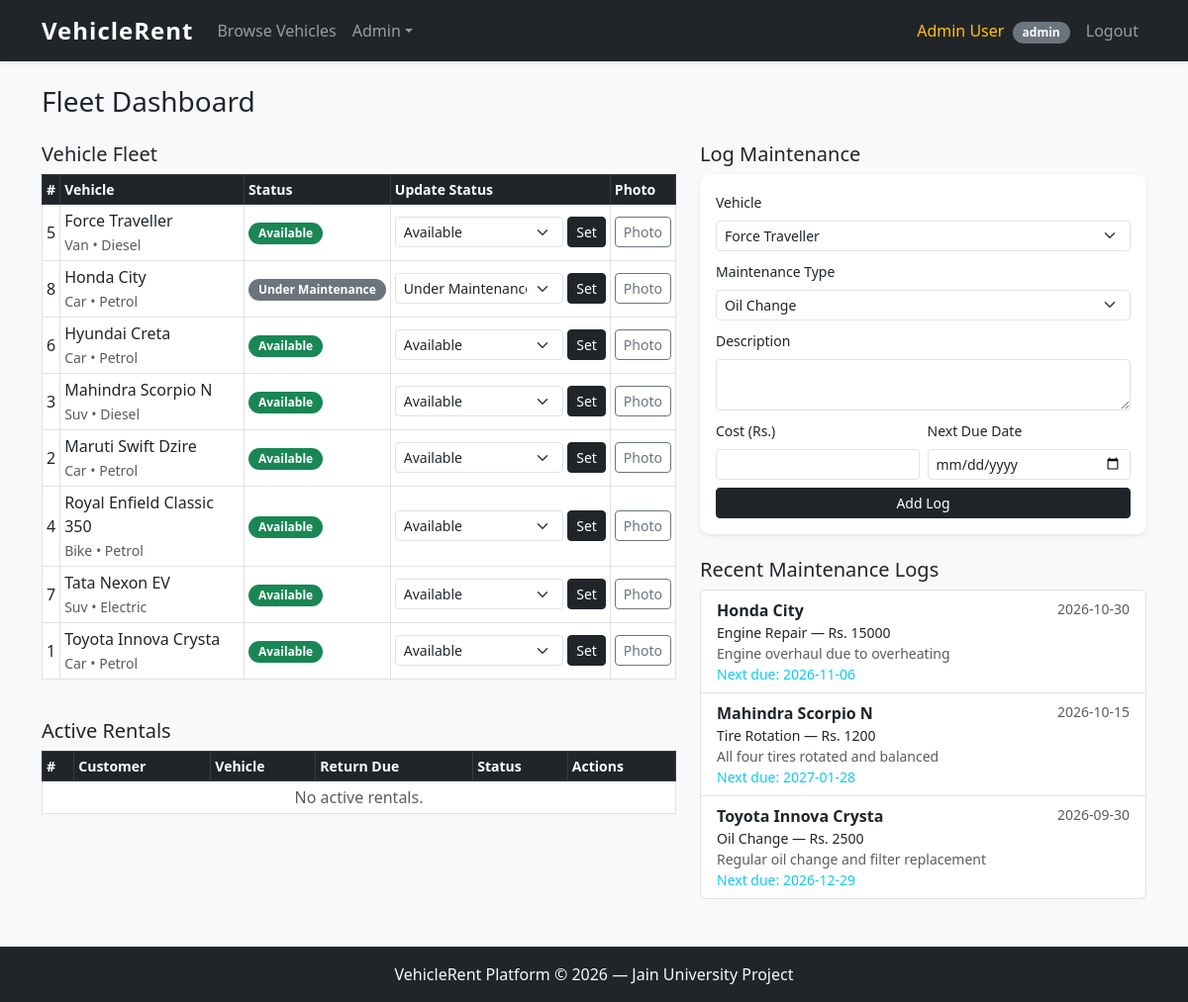
The page /fleet/dashboard (signed in) on the database its author committed.
### tables this page shows
CREATE TABLE vehicles (
            id                   INTEGER PRIMARY KEY AUTOINCREMENT,
            type                 TEXT    NOT NULL,
            brand                TEXT    NOT NULL,
            model                TEXT    NOT NULL,
            fuel_type            TEXT    NOT NULL,
            seating_capacity     INTEGER NOT NULL,
            price_per_hour       REAL    NOT NULL,
            price_per_day        REAL    NOT NULL,
            availability_status  TEXT    NOT NULL DEFAULT 'available',
            registration_details TEXT,
            fitness_expiry       TEXT,
            insurance_expiry     TEXT,
            photo_path           TEXT
        );

CREATE TABLE maintenance_logs (
            id               INTEGER PRIMARY KEY AUTOINCREMENT,
            vehicle_id       INTEGER NOT NULL,
            maintenance_type TEXT    NOT NULL,
            description      TEXT,
            cost             REAL    NOT NULL,
            log_date         TEXT    NOT NULL,
            next_due_date    TEXT,
            FOREIGN KEY (vehicle_id) REFERENCES vehicles(id)
        );

### app.py (the view)
@app.api_route("/fleet/dashboard", methods=["GET"])
async def fleet_dashboard(request: Request):
    if (r := _require_role(request, "fleet_manager", "admin")):
        return r
    db = get_db()
    vehicles_list = db.execute("SELECT * FROM vehicles ORDER BY brand, model").fetchall()
    logs = db.execute(
        """SELECT ml.*, v.brand, v.model
           FROM maintenance_logs ml
           JOIN vehicles v ON ml.vehicle_id = v.id
           ORDER BY ml.id DESC LIMIT 20"""
    ).fetchall()
    active_rentals = db.execute(
        """SELECT rb.*, u.name AS customer_name, v.brand, v.model
           FROM rental_bookings rb
           JOIN users u ON rb.customer_id = u.id
           JOIN vehicles v ON rb.vehicle_id = v.id
           WHERE rb.rental_status IN ("booked","picked_up")
           ORDER BY rb.id DESC"""
    ).fetchall()
    db.close()
    return templates.TemplateResponse(
        request, "fleet_dashboard.html",
        ctx(request, vehicles=vehicles_list, maintenance_logs=logs, active_rentals=active_rentals),
    )

### templates/fleet_dashboard.html (shortened to what this page needs)
{% extends "base.html" %}
{% block content %}
<h3 class="mb-4">Fleet Dashboard</h3>
<div class="row">
  <div class="col-lg-7">
    <h5>Vehicle Fleet</h5>
    <div class="table-responsive mb-4">
      <table class="table table-bordered table-sm align-middle">
        <thead class="table-dark">
          <tr>
            <th>#</th><th>Vehicle</th><th>Status</th><th>Update Status</th><th>Photo</th>
          </tr>
        </thead>
        <tbody>
          {% for v in vehicles %}
          <tr>
            <td>{{ v.id }}</td>
            <td>{{ v.brand }} {{ v.model }}<br>
              <small class="text-muted">{{ v.type|title }} &bull; {{ v.fuel_type|title }}</small>
            </td>
            <td>
              <span class="badge
                {% if v.availability_status == 'available' %}bg-success
                {% elif v.availability_status == 'rented' %}bg-warning text-dark
                {% else %}bg-secondary{% endif %}">
                {{ v.availability_status|replace('_',' ')|title }}
              </span>
            </td>
            <td>
              <form method="POST" action="{{ url_for('update_availability', vid=v.id) }}" class="d-flex gap-1">
                <select name="status" class="form-select form-select-sm">
                  <option value="available" {% if v.availability_status=='available' %}selected{% endif %}>Available</option>
                  <option value="under_maintenance" {% if v.availability_status=='under_maintenance' %}selected{% endif %}>Under Maintenance</option>
                </select>
                <button type="submit" class="btn btn-sm btn-dark">Set</button>
              </form>
            </td>
            <td>
              <button class="btn btn-sm btn-outline-secondary" data-bs-toggle="modal"
                      data-bs-target="#photoModal{{ v.id }}">Photo</button>
            </td>
          </tr>
          {% endfor %}
        </tbody>
      </table>
    </div>
    <h5>Active Rentals</h5>
    <div class="table-responsive">
      <table class="table table-sm table-bordered align-middle">
        <thead class="table-dark">
          <tr><th>#</th><th>Customer</th><th>Vehicle</th><th>Return Due</th><th>Status</th><th>Actions</th></tr>
        </thead>
        <tbody>
          {% for r in active_rentals %}
          <tr>
            <td>{{ r.id }}</td>
            <td>{{ r.customer_name }}</td>
            <td>{{ r.brand }} {{ r.model }}</td>
            <td>{{ r.end_datetime|replace('T',' ') }}</td>
            <td>
              <span class="badge {% if r.rental_status=='booked' %}bg-primary{% else %}bg-info text-dark{% endif %}">
                {{ r.rental_status|replace('_',' ')|title }}
              </span>
            </td>
            <td class="d-flex gap-1">
              {% if r.rental_status == 'booked' %}
              <form method="POST" action="{{ url_for('pickup_rental', rid=r.id) }}">
                <button type="submit" class="btn btn-sm btn-info">Mark Pickup</button>
              </form>
              {% endif %}
              {% if r.rental_status in ('booked','picked_up') %}
              <form method="POST" action="{{ url_for('return_rental', rid=r.id) }}"
                    onsubmit="return confirm('Mark this vehicle as returned?')">
                <button type="submit" class="btn btn-sm btn-success">Mark Return</button>
              </form>
              {% endif %}
            </td>
          </tr>
          {% else %}
          <tr><td colspan="6" class="text-center text-muted">No active rentals.</td></tr>
          {% endfor %}
        </tbody>
      </table>
    </div>
  </div>
  <div class="col-lg-5">
    <h5>Log Maintenance</h5>
    <div class="card shadow-sm mb-4">
      <div class="card-body">
        <form method="POST" action="{{ url_for('log_maintenance') }}">
          <div class="mb-2">
            <label class="form-label small">Vehicle</label>
            <select name="vehicle_id" class="form-select form-select-sm" required>
              {% for v in vehicles %}
              <option value="{{ v.id }}">{{ v.brand }} {{ v.model }}</option>
              {% endfor %}
            </select>
          </div>
          <div class="mb-2">
            <label class="form-label small">Maintenance Type</label>
            <select name="maintenance_type" class="form-select form-select-sm" required>
              <option value="oil_change">Oil Change</option>
            </select>
          </div>
          <div class="mb-2">
            <label class="form-label small">Description</label>
            <textarea name="description" class="form-control form-control-sm" rows="2"></textarea>
          </div>
          <div class="row g-2 mb-2">
            <div class="col">
              <label class="form-label small">Cost (Rs.)</label>
              <input type="number" name="cost" class="form-control form-control-sm" min="0" step="0.01" required>
            </div>
            <div class="col">
              <label class="form-label small">Next Due Date</label>
              <input type="date" name="next_due_date" class="form-control form-control-sm">
            </div>
          </div>
          <button type="submit" class="btn btn-dark btn-sm w-100">Add Log</button>
        </form>
      </div>
    </div>
    <h5>Recent Maintenance Logs</h5>
    <div class="list-group">
      {% for log in maintenance_logs %}
      <div class="list-group-item list-group-item-action">
        <div class="d-flex justify-content-between">
          <strong>{{ log.brand }} {{ log.model }}</strong>
          <small class="text-muted">{{ log.log_date }}</small>
        </div>
        <div class="small">{{ log.maintenance_type|replace('_',' ')|title }} — Rs. {{ "%.0f"|format(log.cost) }}</div>
        {% if log.description %}<div class="text-muted small">{{ log.description }}</div>{% endif %}
        {% if log.next_due_date %}<div class="small text-info">Next due: {{ log.next_due_date }}</div>{% endif %}
      </div>
      {% else %}
      <div class="list-group-item text-muted text-center">No logs yet.</div>
      {% endfor %}
    </div>
  </div>
</div>
{% endblock %}

### static/css/style.css (style rules this page uses)
body { background-color: #f8f9fa; font-family: 'Segoe UI', Tahoma, Geneva, Verdana, sans-serif; min-height: 100vh; display: flex; flex-direction: column; }
.badge { font-size: 0.75rem; padding: 5px 10px; border-radius: 20px; }
.card { border: none; border-radius: 10px; }
.table th { font-weight: 600; font-size: 0.875rem; }

### rows shown on the page
vehicles: id "5", brand "Force", model "Traveller", type "Van", fuel_type "Diesel", availability_status "Available", status "Available"
vehicles: id "8", brand "Honda", model "City", type "Car", fuel_type "Petrol", availability_status "Under Maintenance", status "Under Maintenance"
vehicles: id "6", brand "Hyundai", model "Creta", type "Car", fuel_type "Petrol", availability_status "Available", status "Available"
vehicles: id "3", brand "Mahindra", model "Scorpio N", type "Suv", fuel_type "Diesel", availability_status "Available", status "Available"
vehicles: id "2", brand "Maruti", model "Swift Dzire", type "Car", fuel_type "Petrol", availability_status "Available", status "Available"
vehicles: id "4", brand "Royal Enfield", model "Classic 350", type "Bike", fuel_type "Petrol", availability_status "Available", status "Available"
vehicles: id "7", brand "Tata", model "Nexon EV", type "Suv", fuel_type "Electric", availability_status "Available", status "Available"
vehicles: id "1", brand "Toyota", model "Innova Crysta", type "Car", fuel_type "Petrol", availability_status "Available", status "Available"
maintenance_logs: brand "Honda", model "City", log_date "2026-10-30", maintenance_type "Engine Repair", cost "15000", description "Engine overhaul due to overheating", next_due_date "2026-11-06"
maintenance_logs: brand "Mahindra", model "Scorpio N", log_date "2026-10-15", maintenance_type "Tire Rotation", cost "1200", description "All four tires rotated and balanced", next_due_date "2027-01-28"
maintenance_logs: brand "Toyota", model "Innova Crysta", log_date "2026-09-30", maintenance_type "Oil Change", cost "2500", description "Regular oil change and filter replacement", next_due_date "2026-12-29"

### other values the page prints
{{ session.name }} "Admin User"
{{ session.role }} "admin"
form field vehicle_id "Force Traveller"
